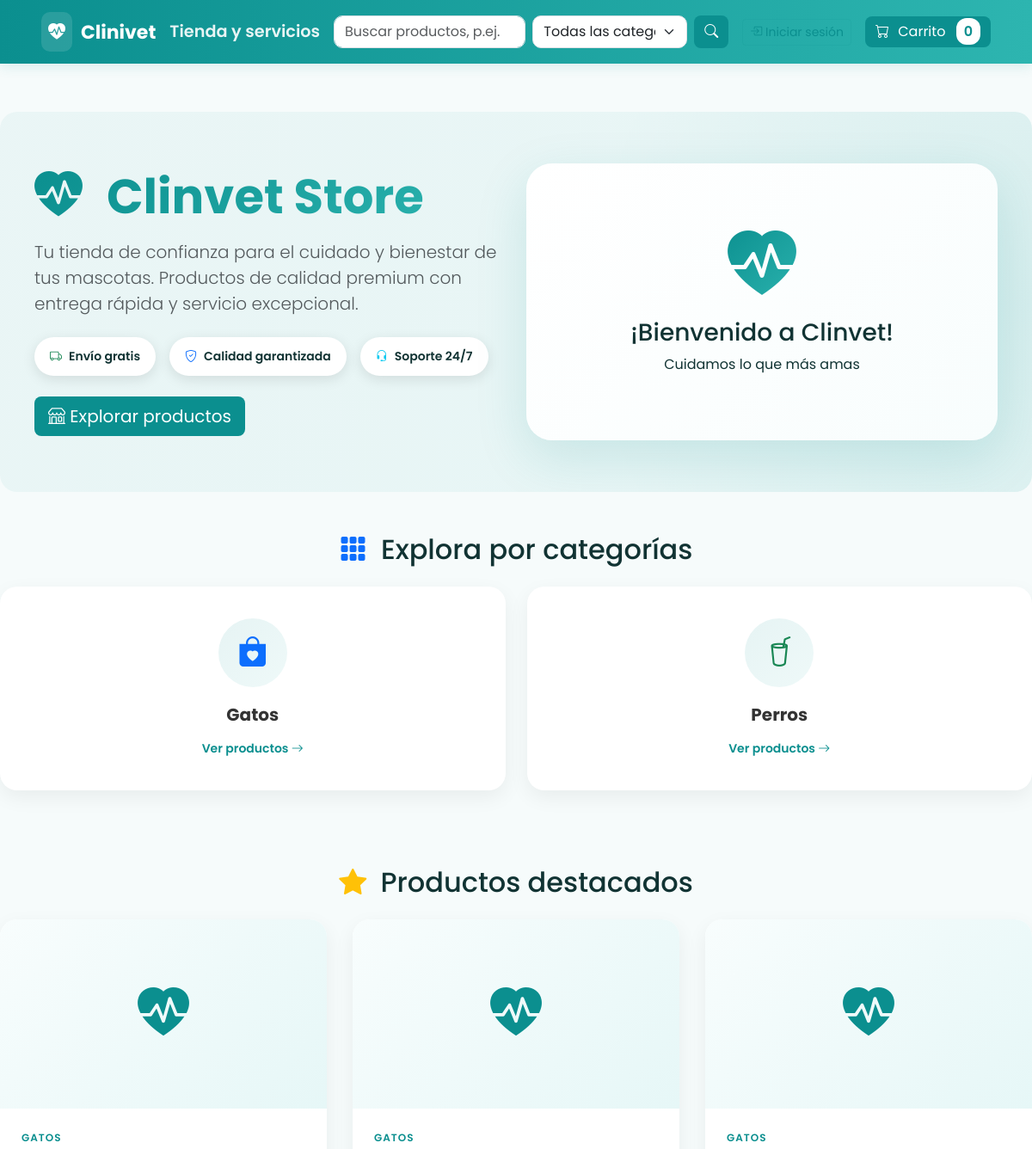
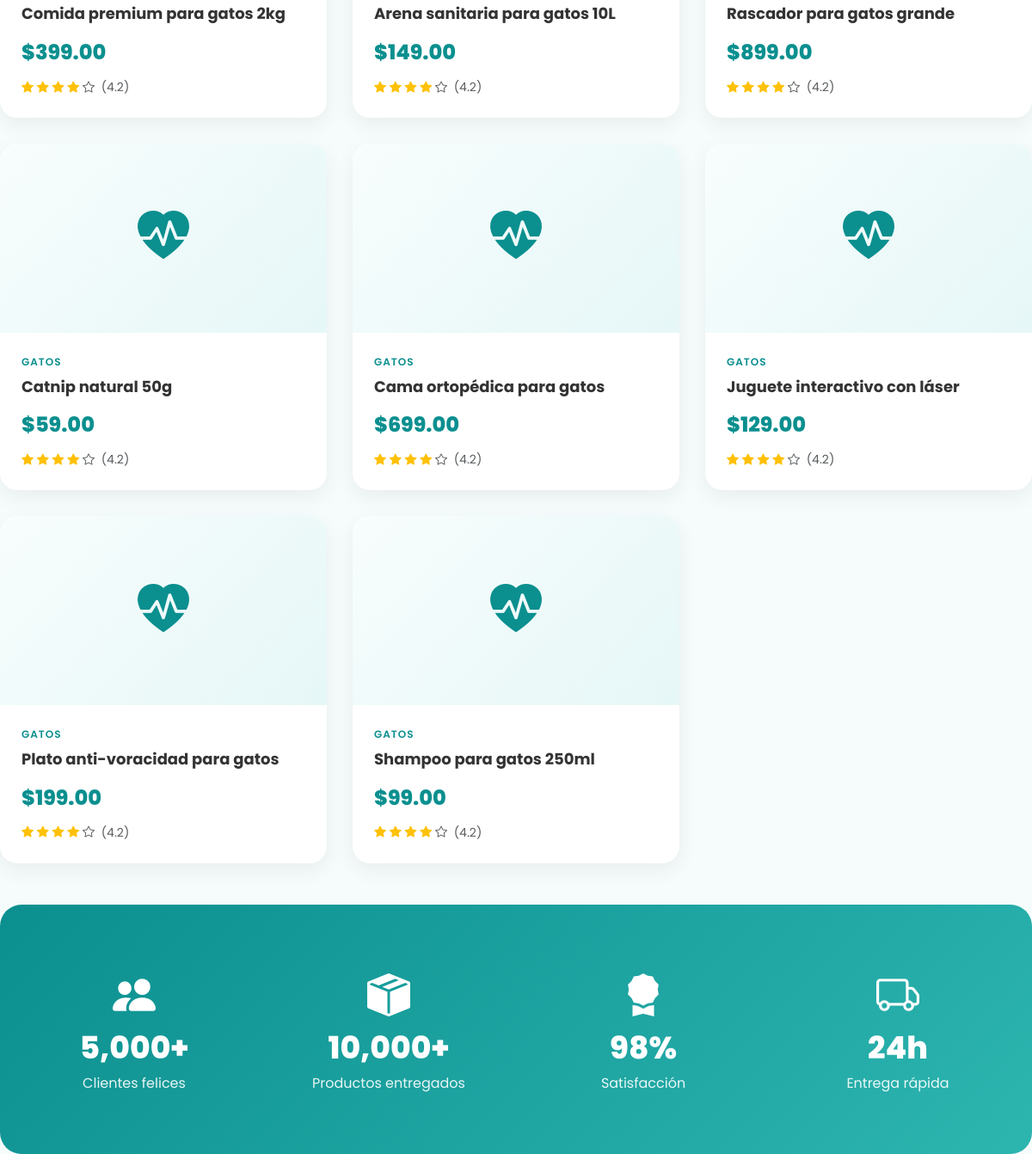
Page /backend/public/index.php on the committed database (2 pictures, top to bottom).
### tables this page shows
CREATE TABLE IF NOT EXISTS categories (
  id INT AUTO_INCREMENT PRIMARY KEY,
  name VARCHAR(100) NOT NULL
);

CREATE TABLE IF NOT EXISTS products (
  id INT AUTO_INCREMENT PRIMARY KEY,
  category_id INT,
  name VARCHAR(200) NOT NULL,
  description TEXT,
  price DECIMAL(12,2) NOT NULL,
  stock INT DEFAULT 0,
  image VARCHAR(255),
  FOREIGN KEY (category_id) REFERENCES categories(id)
);

### backend/app/Controllers/ProductController.php (called while the page is built, shortened)
<?php
class ProductController {
    public function home() {
        $pdo = DB::get();
        $cats = $pdo->query("SELECT * FROM categories")->fetchAll(\PDO::FETCH_ASSOC);
        $stmt = $pdo->query("SELECT p.*, c.name as category_name FROM products p LEFT JOIN categories c ON p.category_id = c.id ORDER BY p.id LIMIT 8");
        $products = $stmt->fetchAll(\PDO::FETCH_ASSOC);
        include __DIR__ . '/../../../frontend/app/Views/home.php';
    }
}

### frontend/app/Views/home.php (the view, shortened to what this page needs)
<?php include __DIR__ . '/layouts/main.php'; ?>
<div class="hero-section mb-5">
  <div class="row align-items-center">
    <div class="col-lg-6">
      <div class="hero-content">
        <h1 class="display-4 fw-bold text-primary mb-3">
          <i class="bi bi-heart-pulse-fill text-danger me-3"></i>
          Clinvet Store
        </h1>
        <p class="lead text-muted mb-4">
          Tu tienda de confianza para el cuidado y bienestar de tus mascotas.
          Productos de calidad premium con entrega rápida y servicio excepcional.
        </p>
        <div class="d-flex gap-3 mb-4">
          <div class="feature-badge">
            <i class="bi bi-truck text-success"></i>
            <span>Envío gratis</span>
          </div>
          <div class="feature-badge">
            <i class="bi bi-shield-check text-primary"></i>
            <span>Calidad garantizada</span>
          </div>
          <div class="feature-badge">
            <i class="bi bi-headset text-info"></i>
            <span>Soporte 24/7</span>
          </div>
        </div>
        <a href="index.php?page=products" class="btn btn-primary btn-lg">
          <i class="bi bi-shop"></i> Explorar productos
        </a>
      </div>
    </div>
    <div class="col-lg-6">
      <div class="hero-image text-center">
        <div class="hero-card">
          <i class="bi bi-heart-pulse-fill hero-icon"></i>
          <h3>¡Bienvenido a Clinvet!</h3>
          <p>Cuidamos lo que más amas</p>
        </div>
      </div>
    </div>
  </div>
</div>
<div class="row mb-5">
  <div class="col-12">
    <h2 class="text-center mb-4">
      <i class="bi bi-grid-3x3-gap-fill text-primary me-2"></i>
      Explora por categorías
    </h2>
    <div class="categories-grid">
      <?php foreach($cats as $index => $c): ?>
        <div class="category-card" data-aos="fade-up" data-aos-delay="<?= $index * 100 ?>">
          <a href="index.php?page=category&id=<?=$c['id']?>" class="text-decoration-none">
            <div class="category-icon">
              <?php
              $icons = ['bi-bag-heart-fill', 'bi-cup-straw', 'bi-heart-fill', 'bi-star-fill', 'bi-gift-fill', 'bi-house-heart-fill'];
              $colors = ['text-primary', 'text-success', 'text-danger', 'text-warning', 'text-info', 'text-secondary'];
              $icon = $icons[$index % count($icons)];
              $color = $colors[$index % count($colors)];
              ?>
              <i class="bi <?= $icon ?> <?= $color ?>"></i>
            </div>
            <h5 class="category-name"><?=htmlspecialchars($c['name'])?></h5>
            <span class="category-link">Ver productos <i class="bi bi-arrow-right"></i></span>
          </a>
        </div>
      <?php endforeach; ?>
    </div>
  </div>
</div>
<div class="row">
  <div class="col-12">
    <h2 class="text-center mb-4">
      <i class="bi bi-star-fill text-warning me-2"></i>
      Productos destacados
    </h2>
    <div class="products-grid">
      <?php foreach($products as $index => $p): ?>
        <div class="product-card" data-aos="zoom-in" data-aos-delay="<?= $index * 150 ?>">
          <div class="product-image">
            <?php if (!empty($p['image'])): ?>
              <?php
                $__img = $p['image'];
                $__img = ltrim($__img, '/');
                $__img = preg_replace('#^(frontend/public/)+#', '', $__img);
                $__img = preg_replace('#^(public/)+#', '', $__img);
                $__img = '/' . ltrim($__img, '/');
              ?>
              <img src="<?=htmlspecialchars($baseUrl . $__img)?>" alt="<?=htmlspecialchars($p['name'])?>" />
            <?php else: ?>
              <div class="placeholder-image">
              </div>
            <?php endif; ?>
          </div>
          <div class="product-info">
            <div class="product-category"><?=htmlspecialchars($p['category_name'])?></div>
            <h5 class="product-title"><?=htmlspecialchars($p['name'])?></h5>
            <div class="product-price">$<?=number_format($p['price'],2)?></div>
            <div class="product-rating">
              <i class="bi bi-star-fill text-warning"></i>
              <i class="bi bi-star-fill text-warning"></i>
              <i class="bi bi-star-fill text-warning"></i>
              <i class="bi bi-star-fill text-warning"></i>
              <i class="bi bi-star text-muted"></i>
              <span class="ms-1 text-muted">(4.2)</span>
            </div>
          </div>
        </div>
      <?php endforeach; ?>
    </div>
  </div>
</div>
<div class="stats-section mt-5 mb-4">
  <div class="row text-center">
    <div class="col-md-3 col-6">
      <div class="stat-card">
        <i class="bi bi-people-fill text-primary"></i>
        <h3>5,000+</h3>
        <p>Clientes felices</p>
      </div>
    </div>
    <div class="col-md-3 col-6">
      <div class="stat-card">
        <i class="bi bi-box-seam-fill text-success"></i>
        <h3>10,000+</h3>
        <p>Productos entregados</p>
      </div>
    </div>
    <div class="col-md-3 col-6">
      <div class="stat-card">
        <i class="bi bi-award-fill text-warning"></i>
        <h3>98%</h3>
        <p>Satisfacción</p>
      </div>
    </div>
    <div class="col-md-3 col-6">
      <div class="stat-card">
        <i class="bi bi-truck text-info"></i>
        <h3>24h</h3>
        <p>Entrega rápida</p>
      </div>
    </div>
  </div>
</div>
<link href="https://unpkg.com/aos@2.3.1/dist/aos.css" rel="stylesheet">
</body>
</html>

### backend/public/index.php (shortened to what this page needs)
<?php
require_once __DIR__ . '/../app/Controllers/ProductController.php';
$page = $_GET['page'] ?? 'home';
$id = isset($_GET['id']) ? intval($_GET['id']) : null;
$q = $_GET['q'] ?? null;
$cat = $_GET['cat'] ?? null;
$pc = new ProductController();
$oc = new OrderController();
$ac = new AuthController();
if ($page === 'register') {
    $ac->register();
} elseif ($page === 'login') {
    $ac->login();
} elseif ($page === 'logout') {
    $ac->logout();
} elseif ($page === 'home') {
    $pc->home();
} elseif ($page === 'category' && $id) {
    $pc->listByCategory($id);
} elseif ($page === 'products') {
    if ($q) $pc->search($q, $cat ?: null);
    else $pc->list();
} elseif ($page === 'add_to_cart' && $id) {
    $pc->addToCart($id);
} elseif ($page === 'update_cart' && $id && isset($_GET['action'])) {
    $pc->updateCart($id, $_GET['action']);
} elseif ($page === 'cart') {
    $pc->cart();
} elseif ($page === 'edit_product' && $id) {
    include __DIR__ . '/../../app/Views/products/edit.php';
} elseif ($page === 'admin_products') {
    $pc->adminProducts();
} elseif ($page === 'admin_create_product') {
    $pc->adminCreateProduct();
} elseif ($page === 'admin_orders') {
    $oc->adminOrders();
} else {
    $pc->home();
}

### frontend/app/Views/layouts/main.php (shortened to what this page needs)
<!doctype html>
<html lang="es">
<head>
  <link href="https://cdn.jsdelivr.net/npm/bootstrap@5.3.2/dist/css/bootstrap.min.css" rel="stylesheet">
  <link href="https://cdn.jsdelivr.net/npm/bootstrap-icons@1.11.3/font/bootstrap-icons.css" rel="stylesheet">
</head>
<body>
<div class="topbar">
  <div class="container">
    <div class="brand">
      <div class="logo-badge"><i class="bi bi-heart-pulse-fill" style="font-size:20px;color:#fff"></i></div>
      Clinivet <small style="opacity:0.9;font-weight:600;margin-left:6px">Tienda y servicios</small>
    </div>
    <div class="search-bar">
      <form method="get" action="index.php" class="d-flex">
        <input class="form-control me-2" type="search" name="q" placeholder="Buscar productos, p.ej. alimento para perros" aria-label="Buscar" value="<?=htmlspecialchars($_GET['q'] ?? '')?>">
        <select name="cat" class="form-select me-2" style="max-width:180px">
          <option value="">Todas las categorías</option>
        </select>
        <button class="btn btn-primary" type="submit"><i class="bi bi-search"></i></button>
      </form>
    </div>
    <div class="nav-actions ms-auto">
      <?php if (!empty($_SESSION['user'])): ?>
        <div class="d-flex align-items-center gap-2">
          <span style="color:#fff; opacity:0.95; font-weight:600;"><i class="bi bi-person-circle" style="margin-right:6px"></i><?=htmlspecialchars($_SESSION['user']['name'])?></span>
          <a href="index.php?page=invoices" class="btn btn-outline-primary btn-sm"> <i class="bi bi-receipt"></i> Mis facturas</a>
          <a href="index.php?page=logout" class="btn btn-danger btn-sm">Salir</a>
          <?php if (!empty($_SESSION['user']['is_admin'])): ?>
            <a href="index.php?page=admin_products" class="btn btn-warning btn-sm"><i class="bi bi-gear"></i> Admin</a>
          <?php endif; ?>
        </div>
      <?php else: ?>
        <a href="index.php?page=login" class="btn btn-outline-primary btn-sm"><i class="bi bi-box-arrow-in-right"></i> Iniciar sesión</a>
      <?php endif; ?>
      <a href="index.php?page=cart" class="btn btn-success ms-2">
        <i class="bi bi-cart" style="margin-right:6px"></i>
        <span class="d-none d-sm-inline">Carrito</span>
        <span class="cart-badge ms-2"><?= isset($_SESSION['cart']) ? array_sum($_SESSION['cart']):0 ?></span>
      </a>
    </div>
  </div>
</div>
<div class="container content-wrap">
</div>
</body>
</html>

### frontend/app/Views/layouts/main.php (style rules this page uses)
:root { --primary:#0b8f8f; --primary-dark:#086f6f; --accent:#ffd166; --muted:#7b8b8b; --card-bg: #ffffff; --page-bg: #f6fbfb; }
html,body { height:100%; }
body { font-family: 'Poppins', system-ui, -apple-system, 'Segoe UI', Roboto, 'Helvetica Neue', Arial; background:var(--page-bg); color:#133; }
.topbar { background:linear-gradient(90deg,var(--primary) 0%, #2db5b0 100%); box-shadow:0 4px 14px rgba(11,143,143,0.12); }
.topbar .container { display:flex; align-items:center; gap:16px; padding:14px 18px; }
.brand { color:#fff; font-weight:700; font-size:22px; display:flex; align-items:center; gap:10px; }
.brand .logo-badge { background:rgba(255,255,255,0.12); padding:8px; border-radius:10px; display:flex; align-items:center; justify-content:center; }
.search-bar { flex:1; max-width:920px; }
.search-bar .form-control, .search-bar .form-select { border-radius:10px; }
.nav-actions { display:flex; align-items:center; gap:8px; }
.btn-primary, .btn-success { background:var(--primary); border:none; color:#fff; border-radius:8px; }
.btn-outline-primary { color:var(--primary); border-color:rgba(11,143,143,0.12); }
.cart-badge { background: #fff; color:var(--primary); padding:4px 9px; border-radius:12px; font-weight:600; }
.content-wrap { padding:28px 0; }

### rows in the picture
categories: name "Gatos"
categories: name "Perros"
products: category.name "GATOS", name "Comida premium para gatos 2kg", price "399.00"
products: category.name "GATOS", name "Arena sanitaria para gatos 10L", price "149.00"
products: category.name "GATOS", name "Rascador para gatos grande", price "899.00"
products: category.name "GATOS", name "Catnip natural 50g", price "59.00"
products: category.name "GATOS", name "Cama ortopédica para gatos", price "699.00"
products: category.name "GATOS", name "Juguete interactivo con láser", price "129.00"
products: category.name "GATOS", name "Plato anti-voracidad para gatos", price "199.00"
products: category.name "GATOS", name "Shampoo para gatos 250ml", price "99.00"
